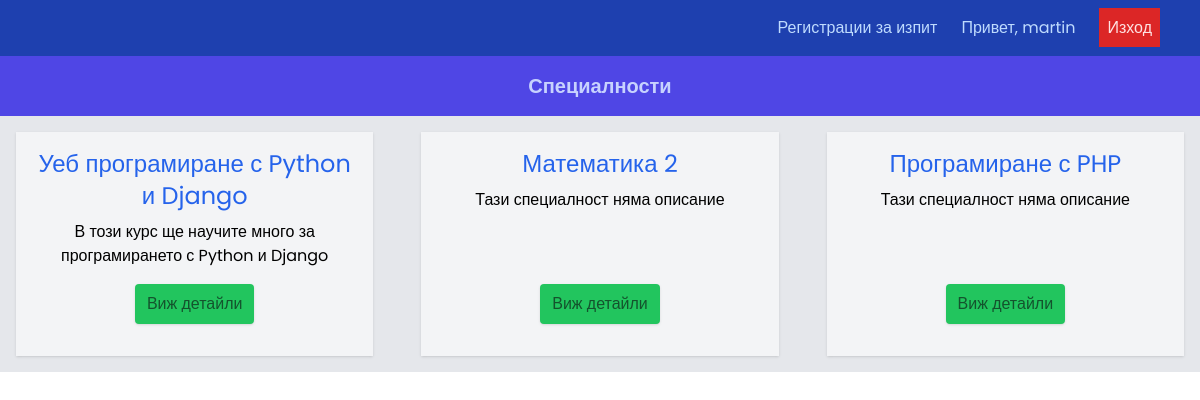
Page /modules/ (signed in) on the committed database.
### modules/models.py (models this page shows, shortened)
class Module(models.Model):
    name = models.CharField(max_length=255)
    description = models.TextField(blank=True)
    participants = models.ManyToManyField(User, related_name='modules')

### modules/views.py (the view)
# urls.py: path('', views.index, name='index'),
def index(request):
    modules = Module.objects.all()
    return render(request, 'modules/index.html', {'modules': modules})

### templates/modules/index.html (shortened to what this page needs)
{% extends '../base.html' %}
{% load static %}
{%  block content %}
  <div class="flex flex-col  bg-gray-200">
    <div class="flex bg-indigo-600 w-full p-4">
      <div class="flex-1">
        <h2 class="text-xl  text-center font-bold text-indigo-200">Специалности</h2>
      </div>
    </div>
    <div class="grid grid-cols-1 md:grid-cols-2 lg:grid-cols-3  gap-4">
    {% for module in modules %}
      <div class="flex flex-col bg-gray-100 shadow m-4 p-4">
        <h4 class="text-2xl text-center text-blue-600 mb-2 ">{{module.name}}</h4>
        <p class="text-center flex-1">{% if module.description %}
          {{module.description}}
        {% else %}
          Тази специалност няма описание
        {% endif %}</p>
        <div class="flex justify-around my-4">
          <a href="{% url 'modules:show' module.id %}" class="bg-green-500 px-3 py-2 rounded shadow text-green-900">Виж детайли</a>
        </div>
      </div>
    {% endfor %}
    </div>
  </div>
{% endblock %}

### templates/navbar.html (shortened to what this page needs)
<header class="bg-blue-800 p-4 text-blue-200">
  <nav>
    <ul class="flex justify-end items-center space-x-6">
      <li><a href="">Регистрации за изпит</a></li>
      {% if user.is_authenticated %}
        <li><a href="">Привет, {{request.user.username}}</a></li>
        <li><a class="p-2 bg-red-600 text-red-100" href="{% url 'accounts:logout'%}">Изход</a></li>
      {% else %}
        <li><a href="{% url 'accounts:login'%}">Вход</a></li>
        <li><a href="{% url 'accounts:register'%}">Регистрация</a></li>
      {% endif %}
    </ul>
  </nav>
</header>

### static/styles/base.css (style rules this page uses)
* { font-family: 'Poppins', sans-serif; }

### rows in the picture
Module: name "Уеб програмиране с Python и Django", description "В този курс ще научите много за програмирането с Python и Django"
Module: name "Математика 2", description "Тази специалност няма описание"
Module: name "Програмиране с PHP", description "Тази специалност няма описание"

### other values in the picture
{{ request.user.username }} "martin"
